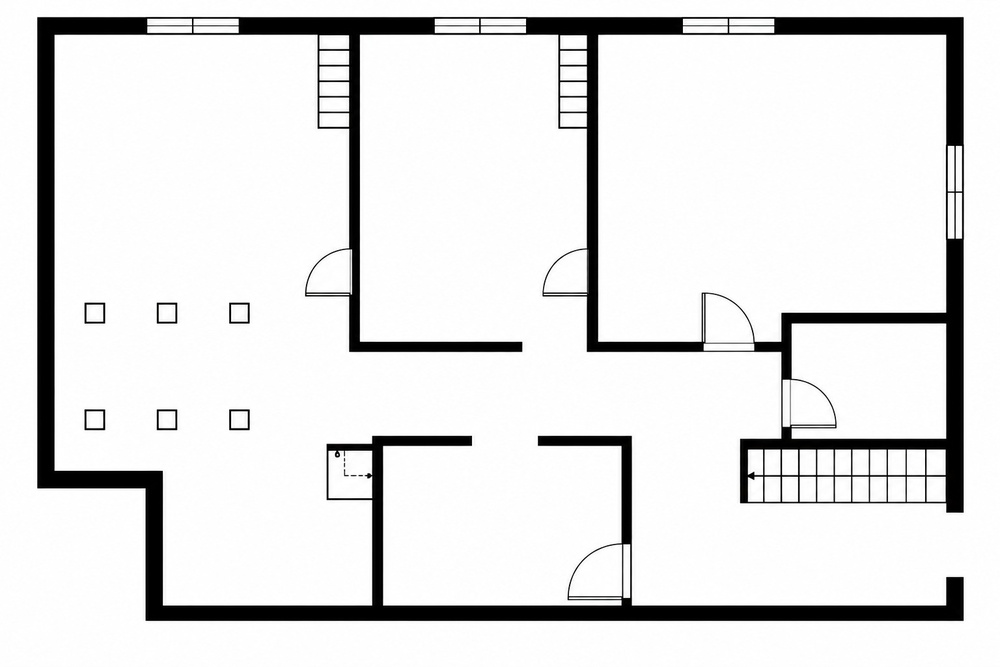
#> input picture sample_blueprints/B1.jpeg, 1000 x 667 px, shrunk from 1536 x 1024 before the run
$ python -i universal_cv.py   (imports and definitions only)
#> lines starting #> are read from the running program, lines starting #| are printed output that depends on the picture; after the words box and inside, x2 and y2 are one past the last pixel; in counts of white or black regions, pixels touching at a corner belong together
#> further down, picture is the input picture: shape (667, 1000, 3); mean B, G, R 227.5, 227.5, 227.5
"""
Universal Computer Vision & Architectural Extrusion Engine
Accurately analyzes:
- Hand-drawn sketches & pencil drawings on paper
- Mobile phone photos of blueprints (with shadows & lighting gradients)
- Scanned architectural drawings (Ozalid, blueprint, whiteprint)
- Clean raster exports (PNG, JPG, BMP, WEBP, TIFF)
- Vector plans (SVG, GeoJSON)
"""

from __future__ import annotations
import math
import re
from pathlib import Path
from typing import Dict, List, Tuple, Any, Optional
import numpy as np
import cv2
from minute_detail_extractor import extract_minute_details

def preprocess_blueprint_image(img: np.ndarray) -> Tuple[np.ndarray, np.ndarray]:
    """
    Normalizes arbitrary hand drawings, photos, or blueprints:
    - Removes shadows and paper folds using CLAHE.
    - Handles white-on-blue (cyanotype), white-on-black, or black-on-white.
    - Suppresses scanner/camera grain while preserving crisp wall lines.
    """
    if img.ndim == 3:
        gray = cv2.cvtColor(img, cv2.COLOR_BGR2GRAY)
    else:
        gray = img.copy()

    # Invert if dark background (e.g. classic blueprint cyanotype or dark mode)
    if np.mean(gray) < 127:
        gray = 255 - gray

    # CLAHE contrast enhancement for pencil drawings & phone camera shadows
    clahe = cv2.createCLAHE(clipLimit=2.5, tileGridSize=(8, 8))
    enhanced = clahe.apply(gray)

    # Bilateral filter suppresses paper grain while maintaining sharp wall edges
    denoised = cv2.bilateralFilter(enhanced, d=5, sigmaColor=50, sigmaSpace=50)

    # Otsu thresholding
    _, bin_inv = cv2.threshold(denoised, 0, 255, cv2.THRESH_BINARY_INV + cv2.THRESH_OTSU)
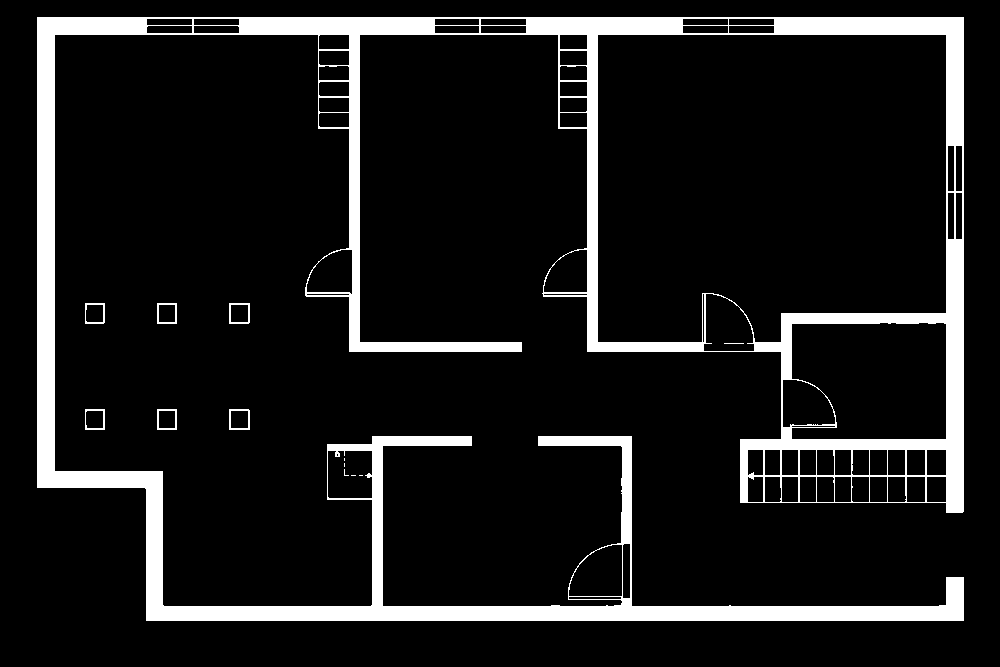
#> bin_inv: shape (667, 1000); 10.6% white; 13 white regions (5 under 20 px), largest, box (x1, y1, x2, y2) and area: (37, 17, 964, 621) 69632, (229, 303, 250, 324) 151, (229, 409, 250, 430) 151

    return gray, bin_inv


# [247 lines left out: function extract_orthogonal_walls_and_rooms, not called in this run]

>>> import cv2
>>> picture = cv2.imread('sample_blueprints/B1.jpeg')
>>> result = preprocess_blueprint_image(picture)

$ run again, on sample_blueprints/B2.jpeg
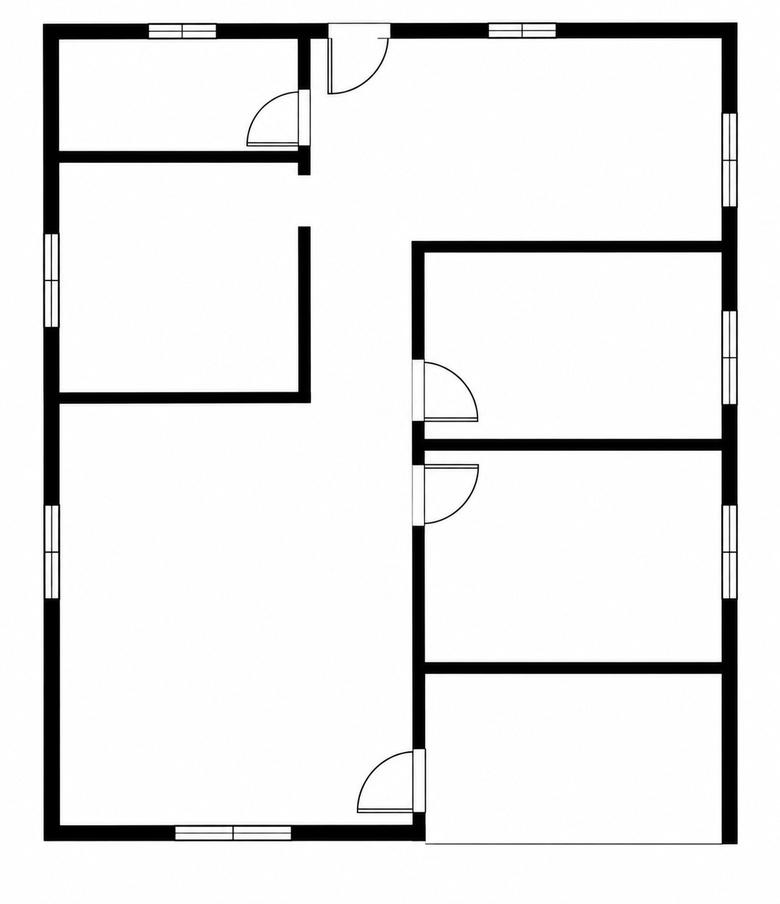
#> input picture sample_blueprints/B2.jpeg, 780 x 904 px, shrunk from 1165 x 1350 before the run
#> picture is the input picture: shape (904, 780, 3); mean B, G, R 232.4, 232.4, 232.4
#> in preprocess_blueprint_image, `_, bin_inv = cv2.threshold(denoised, 0, 255, cv2.THRESH_BINARY_INV + c..`:
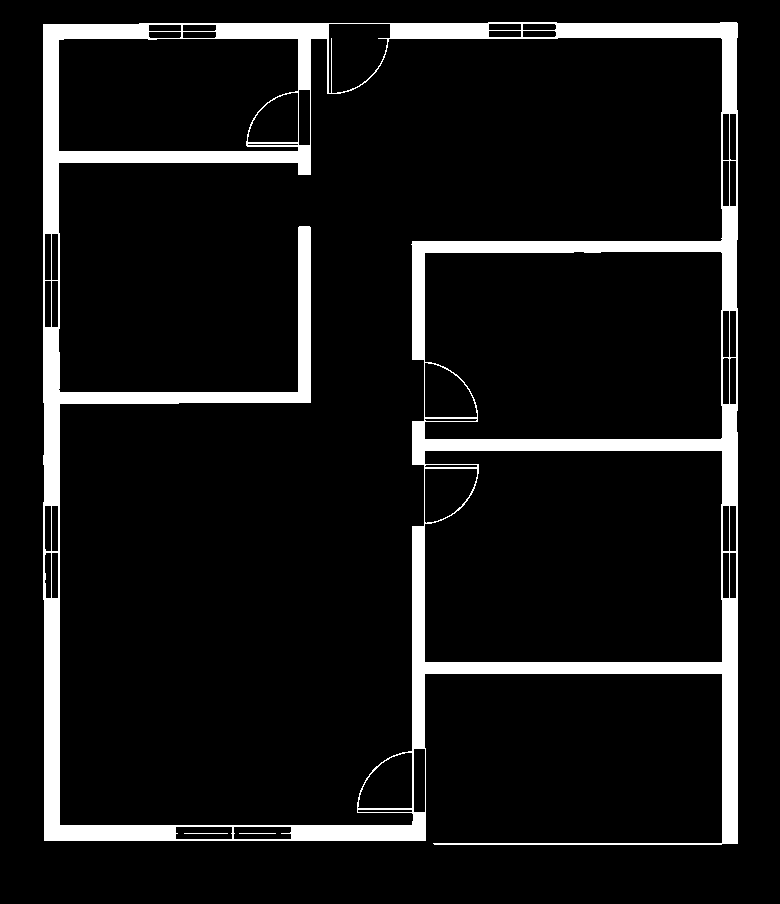
#> bin_inv: shape (904, 780); 8.6% white; 3 white regions, box (x1, y1, x2, y2) and area: (43, 22, 738, 845) 60904, (184, 833, 228, 834) 44, (239, 833, 276, 834) 37

$ run again, on sample_blueprints/B3.jpeg
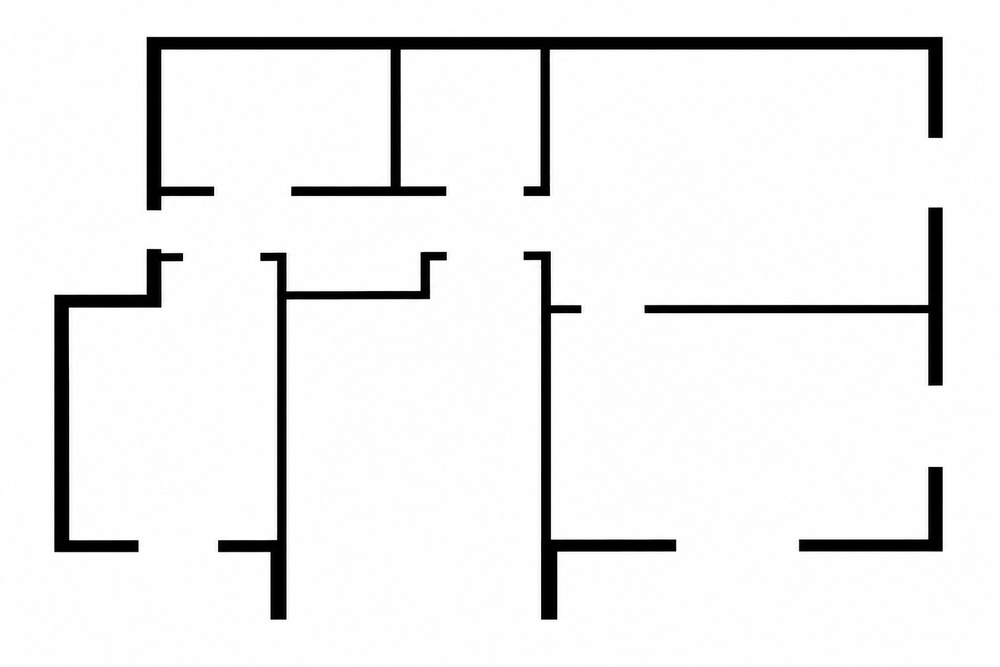
#> input picture sample_blueprints/B3.jpeg, 1000 x 667 px, shrunk from 1536 x 1024 before the run
#> picture is the input picture: shape (667, 1000, 3); mean B, G, R 236.8, 236.8, 236.8
#> in preprocess_blueprint_image, `_, bin_inv = cv2.threshold(denoised, 0, 255, cv2.THRESH_BINARY_INV + c..`:
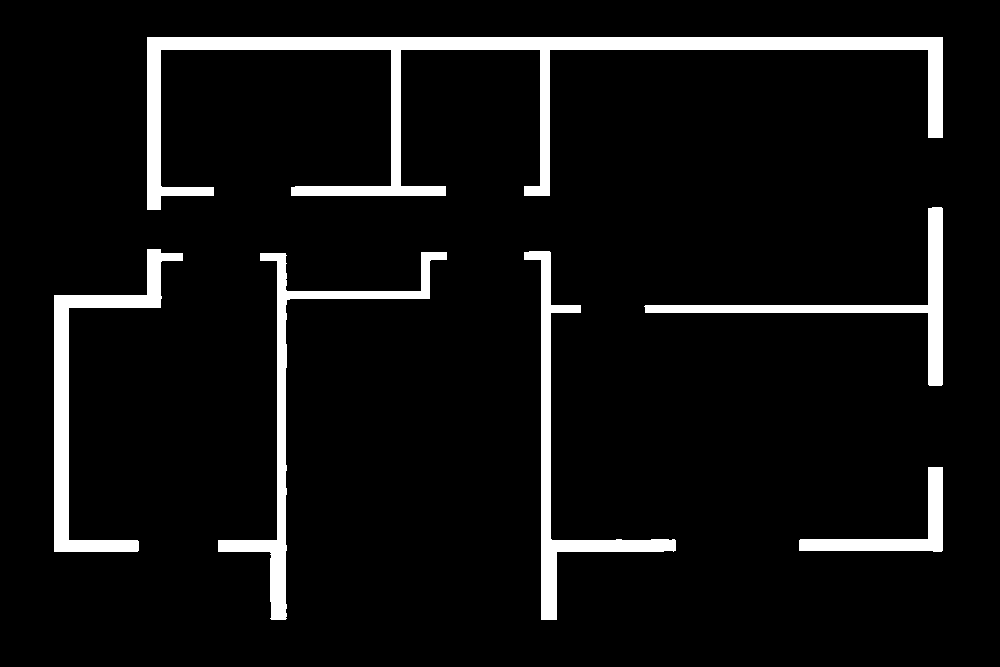
#> bin_inv: shape (667, 1000); 6.9% white; 6 white regions, box (x1, y1, x2, y2) and area: (147, 37, 943, 210) 18912, (54, 249, 183, 552) 6713, (218, 252, 447, 620) 6326, (524, 251, 676, 620) 6002, (644, 207, 943, 386) 4943, (799, 467, 943, 552) 2816
